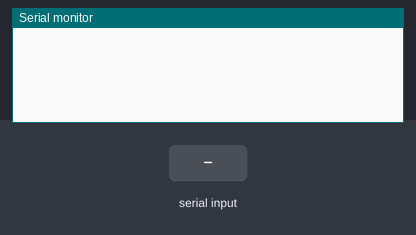
Bench run of a sketch on a simulated Arduino Mega 2560, built with avr-gcc and run on an emulated ATmega2560. Parts: the last lines printed to the serial monitor. The test bench sets the inputs (shaded band). The modem accepts every AT command (registered, SIM ready, sends succeed) and sends nothing else.

Above: at 1.2 s.
1.3 s: "1" received over Serial
At 2.4 s:
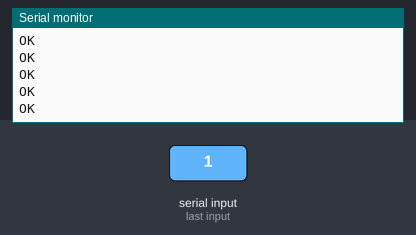
2.8 s: byte 100 ('d') received over Serial
At 4.0 s:
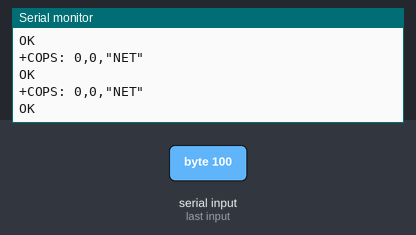
4.3 s: byte 103 ('g') received over Serial
At 4.8 s:
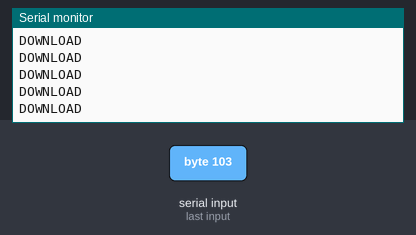
5.8 s: "1" received over the second serial link
At 6.8 s:
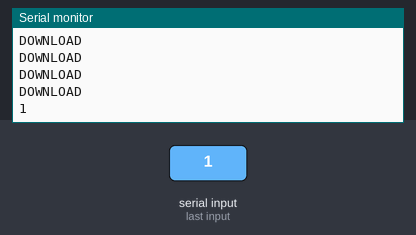
7.3 s: "7" received over Serial
At 8.5 s:
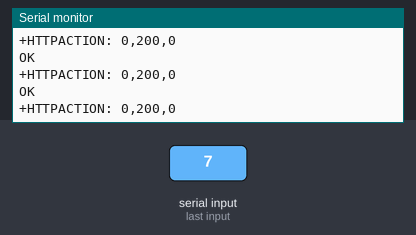
8.8 s: "a" received over the second serial link
At 10.3 s:
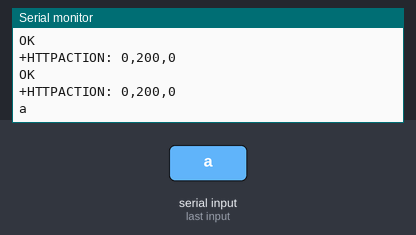

Measured:
- after the input at 1.3 s, the serial monitor: prints a new line at once (image 1)
- after the input at 2.8 s, the serial monitor: prints a new line at once (image 2)
- after the input at 4.3 s, the serial monitor: prints a new line at once (image 3)
- after the input at 5.8 s, the serial monitor: prints a new line at once (image 4)
- after the input at 7.3 s, the serial monitor: prints a new line at once (image 5)
- after the input at 8.8 s, the serial monitor: prints a new line at once (image 6)

The sketch:

HTTP_by_lineMega.ino
```cpp
unsigned char data = 0;


void setup()
{

  Serial.begin(115200);
  Serial1.begin(115200);

}


void loop()
{


  if (Serial1.available())
  {
    while (Serial1.available())
    {
      data = Serial1.read();
      Serial.write(data);
    }
    data = 0;
  }

  if (Serial.available())
  {
    data = Serial.read();
  }

  if (data == '1')
  {
    Serial1.print("AT+CGMI\r"); //Manufacturer identification
  }
  if (data == '2')
  {
    Serial1.print("AT+SAPBR=3,1,\"APN\",\"super\"\r"); //Software version
  }

  if (data == '3')
  {
    Serial1.print("AT+SAPBR=1,1\r");
  }

  if (data == '4')
  {
    Serial1.print("AT+HTTPINIT\r");
  }
  if (data == '5')
  {
    Serial1.print("AT+HTTPPARA=\"CID\",1\r");
  }
  if (data == '6')
  {
    //Serial1.print("AT+HTTPPARA=\"URL\",\"http://enqmw2xe0xnp.x.pipedream.net/\"\r");
    Serial1.print("AT+HTTPPARA=\"URL\",\"http://relay-post-8447.twil.io/secondary-low-water?From=%2b19049808059&To=%2b17065755866&Body=Low%20Water\"\r");
  }
  if (data == '7')
  {
    Serial1.print("AT+HTTPACTION=1\r");
  }
  if (data == '8')
  {
    Serial1.print("AT+HTTPTERM\r");
  }
  if (data == '9')
  {
    Serial1.print("AT+SAPBR=0,1\r");
  }
  if (data == 'a')
  {
    Serial1.print("AT+CMGD=0,4\r");
  }

  if (data == 'b')
  {
    Serial1.print("AT+CGDCONT=1,\"IP\",\"super\"\r");
  }

  if (data == 'c')
  {
    Serial1.print("AT+COPS=1,2,\"310410\",7\r");
  }
  if (data == 'd')
  {
    Serial1.print("AT+COPS?\r");
  }
  if (data == 'e')
  {
    Serial1.print("AT+CPOWD=1\r");
  }
  if (data == 'f')
  {
    Serial1.print("AT+COPS=?\r");
  }
  if (data == 'g')
  {
    Serial1.print("AT+HTTPDATA=100,5000\r\n");
  }
  if (data == 'h')
  {
    Serial1.print("Content-Length:100\r\n{\"Body=body\"}(char)26\r\n");

    delay(3000);

  }
  if (data == 'i')
  {
    Serial1.print("AT+HTTPPARA=\"CONTENT\",\"application/json\"\r\n");
  }

  if (data == 'j')
  {
    Serial1.print("AT+HTTPPARA=\"USERDATA\",\"To=\'+17065755866\'\"\r\n");
  }
  if (data == 'k')
  {
    Serial1.print("\r\n");
  }
  if (data == 'l')
  {
    Serial1.print("Body=spam\r\n");
  }
  if (data == 'm')
  {
    Serial1.print("AT+IPR=0\r");
  }
  if (data == 'o')
  {
    Serial1.print("AT+CMGF=1\r");
  }
  if (data == 'n')
  {
    Serial1.print("AT+CMGR=1,0\r");
  }
  if (data == 'p')
  {
    Serial1.print("AT+CMGL\r");
  }
  if (data == 'q')
  {
    Serial1.print("AT+CGMR\r");
  }
  if (data == 'r')
  {
    Serial1.print("AT+CSQ\r");
  }
}
```
